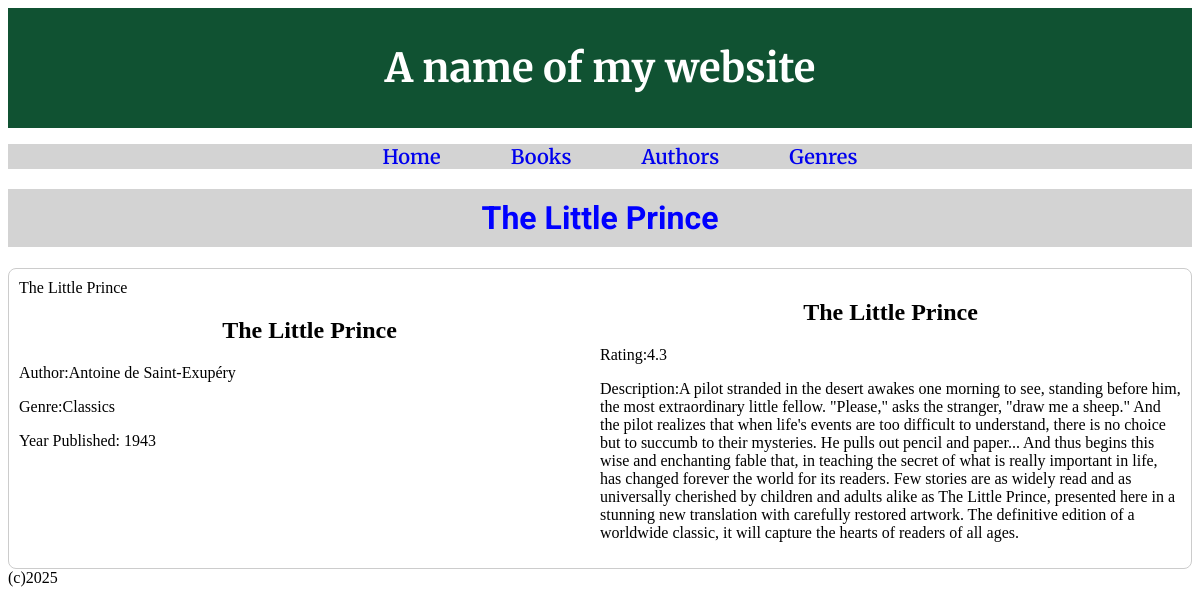
The page /books/16 on the database its author committed.
### tables this page shows
CREATE TABLE books (id INTEGER PRIMARY KEY AUTOINCREMENT, name TEXT, year_published INTEGER, description TEXT, photo TEXT, rating INTEGER, author_id INTEGER REFERENCES author (id), genre_id INTEGER REFERENCES genre (id));

CREATE TABLE author (id INTEGER PRIMARY KEY AUTOINCREMENT, name TEXT, birth_year INTEGER, nationality TEXT, photo TEXT, biography TEXT);

CREATE TABLE genre (id INTEGER PRIMARY KEY AUTOINCREMENT, name TEXT, description TEXT);

### routes.py (the view)
@app.route('/books/<int:id>')
def book_by_id(id):
    conn = sqlite3.connect('books.db')
    cur = conn.cursor()
    cur.execute('''
        SELECT books.id, books.name, books.photo, books.year_published,
            books.rating, books.description, genre.name, author.name
        FROM books
        JOIN genre ON books.genre_id = genre.id
        JOIN author ON books.author_id = author.id
        WHERE books.id = ?;
    ''', (id,))
    book = cur.fetchone()
    conn.close()
    return render_template("all_books.html", id=id, book=book)

### templates/all_books.html (shortened to what this page needs)
{% extends "layout.html" %}
{% block content %}
<h1>{{ book[1] }}</h1>
    <div class="detail-card">
        <div class="book-left">
            <div class="book-photo">{{ book[1] }}</div>
            <h2>{{ book[1] }}</h2>
            <p>Author:{{ book[7] }}</p>
            <p>Genre:{{ book[6] }}</p>
            <p>Year Published: {{ book[3] }}</p>
        </div>
        <div class="book-right">
            <h2>{{ book[1] }}</h2>
            <p>Rating:{{ book[4] }}</p>
            <p>Description:{{ book[5] }}</p>
        </div>
    </div>
{% endblock %}

### static/css/style.css (style rules this page uses)
h1 { color:blue; font-family: 'roboto'; text-align: center; margin-top: 20px; background-color: #D3D3D3; padding: 10px; }
h2 { text-align: center; }
.detail-card { display: grid; grid-template-columns: 1fr 1fr; border: 1px solid #ccc; border-radius: 8px; padding: 10px; }

### rows shown on the page
books: name "The Little Prince", year_published "1943", rating "4.3", description "A pilot stranded in the desert awakes one morning to see, standing before him, the most extraordinary little fellow. \"Please,\" asks the stranger, \"draw me a sheep.\" And the pilot realizes that when life's events are too difficult to understand, there is no choice but to succumb to their mysteries. He pulls out pencil and paper... And thus begins this wise and enchanting fable that, in teaching the secret of what is really important in life, has changed forever the world for its readers. Few stories are as widely read and as universally cherished by children and adults alike as The Little Prince, presented here in a stunning new translation with carefully restored artwork. The definitive…"
author: name "Antoine de Saint-Exupéry"
genre: name "Classics"
